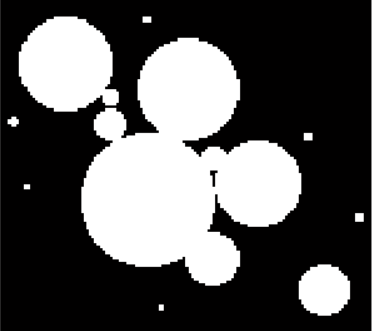
//> input picture learnOpencv/erode/c++/24.png, 372 x 331 px
$ ./main   (built with g++ and OpenCV 4)
//> lines starting //> are read from the running program, lines starting //| are printed output that depends on the picture
#include<opencv2/core/core.hpp>
#include<opencv2/highgui/highgui.hpp>
#include <opencv2/imgcodecs.hpp>
#include <opencv2/opencv.hpp>
#include<iostream>

using namespace std;
using namespace cv;

int main()
{
    Mat image = imread("../c++/24.png");
//> image is the input picture: 331 rows x 372 cols, CV_8UC3; mean B, G, R 86, 86, 86.7
    Mat out1,out2,open,close;
    Mat element = getStructuringElement(MORPH_RECT,Size(15, 15));
    dilate(image, out1, element);
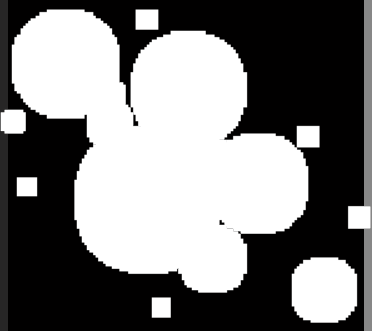
//> out1: 331 rows x 372 cols, CV_8UC3; mean B, G, R 122.2, 122.2, 122.7
    erode(image, out2, element);
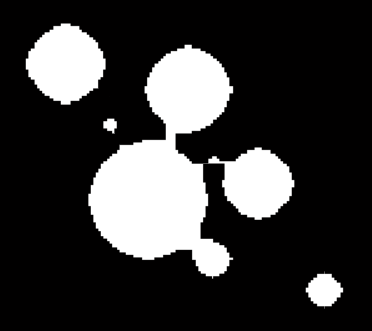
//> out2: 331 rows x 372 cols, CV_8UC3; mean B, G, R 56.1, 56.1, 56.9
    morphologyEx(image, open, MORPH_OPEN, element);
    morphologyEx(image, close, MORPH_CLOSE, element);
    imshow("initial", image);
    imshow("dilate", out1);
    imshow("erode", out2);
    imshow("open", open);
    imshow("close", close);
    waitKey(0);
    return 0;
}
